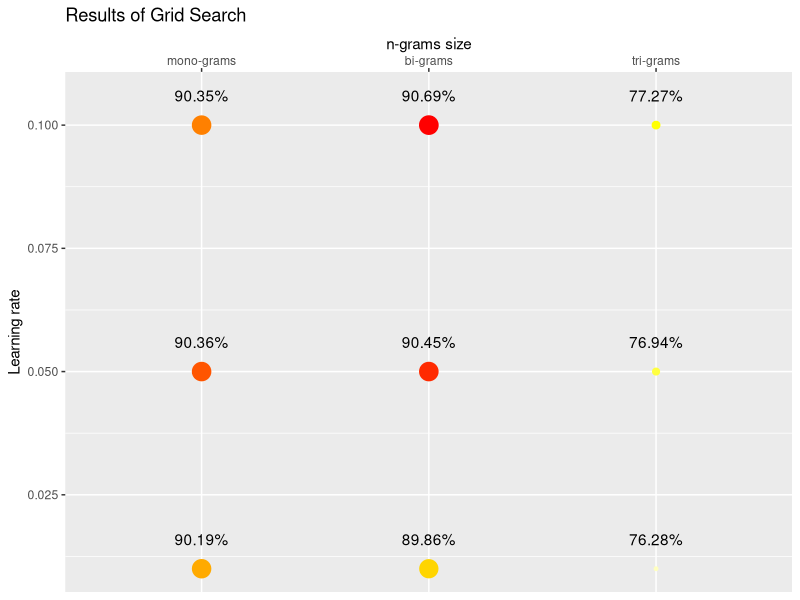

The R script that drew this image:
rm(list = ls())

library(tidyverse)

data <- tibble(
    learning_rate = rep(c(0.01, 0.05, 0.1), each = 3),
    ngram_size = rep(c("1", "2", "3"), times = 3),
    auc = c(0.9019483361008155, 0.8985675928328255, 0.7627563338905388,
            0.9036257241517349, 0.9044877488592841, 0.7693852143472046,
            0.9034636511888169, 0.9068863742837410, 0.7727091640831082))


data_matrix <- as.matrix(select(data, auc), ncols = 3, nrows = 3)

ggplot(data, aes(x = ngram_size, y = learning_rate)) +
    scale_x_discrete(
        "n-grams size",
        labels = c("1" = "mono-grams", "2" = "bi-grams", "3" = "tri-grams"),
        position = "top") +
    geom_point(aes(colour = - rank(auc), size = 100 * auc)) +
    geom_text(aes(y = learning_rate + 0.006,
                  label = paste0(round(100 * auc, 2), "%"))) +
    scale_colour_gradientn(colours = heat.colors(9)) +
    labs(color = "AUC") +
    theme(legend.position = "none") +
    ggtitle("Results of Grid Search") +
    ylab("Learning rate")


ggsave(filename = "binary_class_grid_search.png", device = "png",
       width = 5, height = 5)
